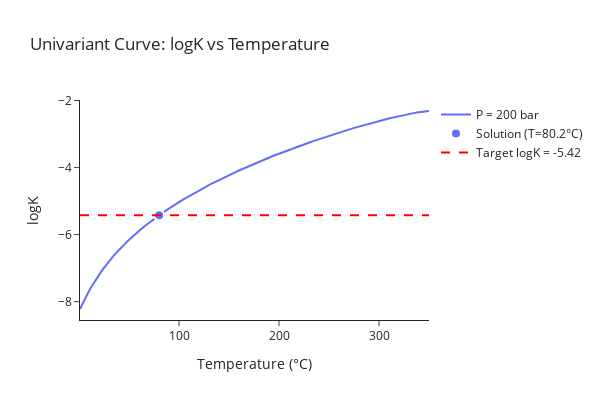

This figure's notebook cell:
### Code cell
out = unicurve(solve="T",
               logK=-2.71*2, # logaSiO2 multiplied by 2 to get logK. Measured logaSiO2: -2.71, -2.22, -1.84, -2.42, and -2.35
               species=["K-feldspar", "kaolinite", "H2O", "SiO2", "muscovite"], # chemical species
               state=["cr", "cr", "liq", "aq", "cr"], # aq, gas, liq, cr
               coeff=[-1, -1, 1, 2, 1], # reaction stoichiometry (negative means reactants, positive means products)
               pressures=200, # pressure(s) used to solve for temperature
               minT=1, # min T (°C)
               maxT=350) # max T (°C)

### Figure 1 — Plotly figure (JSON) as saved in the notebook; plotly's stock layout.template omitted (floating-point values rounded to 4 significant figures; data arrays with more than 128 entries replaced by an {"elided": "..."} marker saying what was removed)
{"data": [{"hovertemplate": "P=%{text} bar<br>T=%{x:.2f}°C<br>logK=%{y:.6f}<extra></extra>", "line": {"color": "#636EFA", "width": 2}, "mode": "lines", "name": "P = 200 bar", "text": {"elided": "200 str values"}, "type": "scatter", "x": {"elided": "200 float values"}, "y": {"elided": "200 float values"}}, {"hovertemplate": "Solution<br>P=200 bar<br>T=%{x:.2f}°C<br>logK=-5.420000<extra></extra>", "marker": {"color": "#636EFA", "line": {"color": "white", "width": 2}, "size": 10, "symbol": "circle"}, "mode": "markers", "name": "Solution (T=80.2°C)", "type": "scatter", "x": [80.16], "y": [-5.42]}, {"hovertemplate": "Target logK=-5.420000<extra></extra>", "line": {"color": "red", "dash": "dash", "width": 2}, "mode": "lines", "name": "Target logK = -5.42", "type": "scatter", "x": [1, 350], "y": [-5.42, -5.42]}], "layout": {"height": 400, "hoverlabel": {"bgcolor": "white"}, "showlegend": true, "title": {"text": "Univariant Curve: logK vs Temperature"}, "width": 600, "xaxis": {"autorange": true, "range": [1, 350], "title": {"text": "Temperature (°C)"}, "type": "linear"}, "yaxis": {"autorange": true, "range": [-8.549, -1.984], "title": {"text": "logK"}, "type": "linear"}}}
